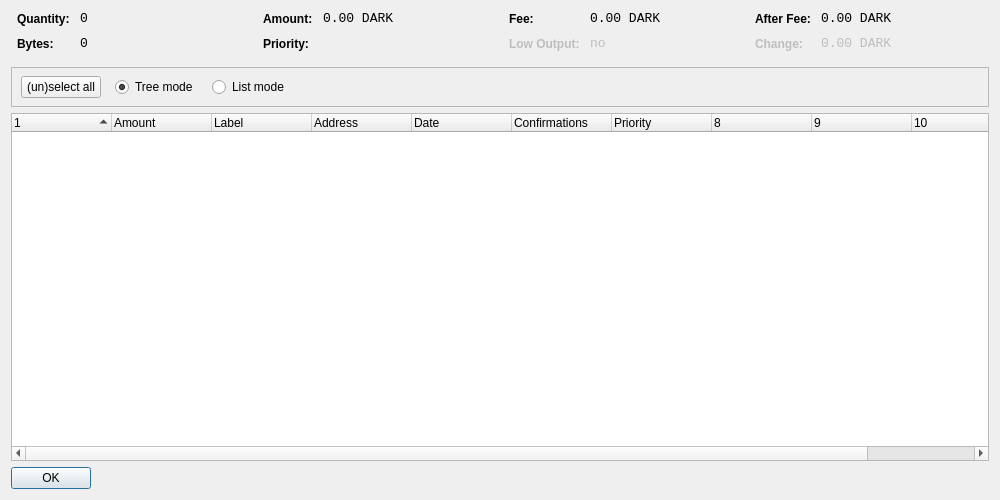
<?xml version="1.0" encoding="UTF-8"?>
<ui version="4.0">
 <class>CoinControlDialog</class>
 <widget class="QDialog" name="CoinControlDialog">
  <property name="geometry">
   <rect>
    <x>0</x>
    <y>0</y>
    <width>1000</width>
    <height>500</height>
   </rect>
  </property>
  <property name="windowTitle">
   <string>Coin Control</string>
  </property>
  <layout class="QVBoxLayout" name="verticalLayout">
   <item>
    <layout class="QHBoxLayout" name="horizontalLayoutTop" stretch="0,0,0,0">
     <property name="topMargin">
      <number>0</number>
     </property>
     <property name="bottomMargin">
      <number>10</number>
     </property>
     <item>
      <layout class="QFormLayout" name="formLayoutCoinControl1">
       <property name="horizontalSpacing">
        <number>10</number>
       </property>
       <property name="verticalSpacing">
        <number>10</number>
       </property>
       <property name="leftMargin">
        <number>6</number>
       </property>
       <property name="rightMargin">
        <number>6</number>
       </property>
       <item row="0" column="0">
        <widget class="QLabel" name="labelCoinControlQuantityText">
         <property name="styleSheet">
          <string notr="true">font-weight:bold;</string>
         </property>
         <property name="text">
          <string>Quantity:</string>
         </property>
        </widget>
       </item>
       <item row="0" column="1">
        <widget class="QLabel" name="labelCoinControlQuantity">
         <property name="font">
          <font>
           <family>Monospace</family>
           <pointsize>10</pointsize>
          </font>
         </property>
         <property name="cursor">
          <cursorShape>IBeamCursor</cursorShape>
         </property>
         <property name="contextMenuPolicy">
          <enum>Qt::ActionsContextMenu</enum>
         </property>
         <property name="text">
          <string notr="true">0</string>
         </property>
         <property name="textInteractionFlags">
          <set>Qt::LinksAccessibleByMouse|Qt::TextSelectableByKeyboard|Qt::TextSelectableByMouse</set>
         </property>
        </widget>
       </item>
       <item row="1" column="0">
        <widget class="QLabel" name="labelCoinControlBytesText">
         <property name="styleSheet">
          <string notr="true">font-weight:bold;</string>
         </property>
         <property name="text">
          <string>Bytes:</string>
         </property>
        </widget>
       </item>
       <item row="1" column="1">
        <widget class="QLabel" name="labelCoinControlBytes">
         <property name="font">
          <font>
           <family>Monospace</family>
           <pointsize>10</pointsize>
          </font>
         </property>
         <property name="cursor">
          <cursorShape>IBeamCursor</cursorShape>
         </property>
         <property name="contextMenuPolicy">
          <enum>Qt::ActionsContextMenu</enum>
         </property>
         <property name="text">
          <string notr="true">0</string>
         </property>
         <property name="textInteractionFlags">
          <set>Qt::LinksAccessibleByMouse|Qt::TextSelectableByKeyboard|Qt::TextSelectableByMouse</set>
         </property>
        </widget>
       </item>
      </layout>
     </item>
     <item>
      <layout class="QFormLayout" name="formLayoutCoinControl2">
       <property name="horizontalSpacing">
        <number>10</number>
       </property>
       <property name="verticalSpacing">
        <number>10</number>
       </property>
       <property name="leftMargin">
        <number>6</number>
       </property>
       <property name="rightMargin">
        <number>6</number>
       </property>
       <item row="0" column="0">
        <widget class="QLabel" name="labelCoinControlAmountText">
         <property name="styleSheet">
          <string notr="true">font-weight:bold;</string>
         </property>
         <property name="text">
          <string>Amount:</string>
         </property>
        </widget>
       </item>
       <item row="0" column="1">
        <widget class="QLabel" name="labelCoinControlAmount">
         <property name="font">
          <font>
           <family>Monospace</family>
           <pointsize>10</pointsize>
          </font>
         </property>
         <property name="cursor">
          <cursorShape>IBeamCursor</cursorShape>
         </property>
         <property name="contextMenuPolicy">
          <enum>Qt::ActionsContextMenu</enum>
         </property>
         <property name="text">
          <string notr="true">0.00 DARK</string>
         </property>
         <property name="textInteractionFlags">
          <set>Qt::LinksAccessibleByMouse|Qt::TextSelectableByKeyboard|Qt::TextSelectableByMouse</set>
         </property>
        </widget>
       </item>
       <item row="1" column="0">
        <widget class="QLabel" name="labelCoinControlPriorityText">
         <property name="styleSheet">
          <string notr="true">font-weight:bold;</string>
         </property>
         <property name="text">
          <string>Priority:</string>
         </property>
        </widget>
       </item>
       <item row="1" column="1">
        <widget class="QLabel" name="labelCoinControlPriority">
         <property name="font">
          <font>
           <family>Monospace</family>
           <pointsize>10</pointsize>
          </font>
         </property>
         <property name="cursor">
          <cursorShape>IBeamCursor</cursorShape>
         </property>
         <property name="contextMenuPolicy">
          <enum>Qt::ActionsContextMenu</enum>
         </property>
         <property name="text">
          <string/>
         </property>
         <property name="textInteractionFlags">
          <set>Qt::LinksAccessibleByMouse|Qt::TextSelectableByKeyboard|Qt::TextSelectableByMouse</set>
         </property>
        </widget>
       </item>
      </layout>
     </item>
     <item>
      <layout class="QFormLayout" name="formLayoutCoinControl3">
       <property name="horizontalSpacing">
        <number>10</number>
       </property>
       <property name="verticalSpacing">
        <number>10</number>
       </property>
       <property name="leftMargin">
        <number>6</number>
       </property>
       <property name="rightMargin">
        <number>6</number>
       </property>
       <item row="0" column="0">
        <widget class="QLabel" name="labelCoinControlFeeText">
         <property name="styleSheet">
          <string notr="true">font-weight:bold;</string>
         </property>
         <property name="text">
          <string>Fee:</string>
         </property>
        </widget>
       </item>
       <item row="0" column="1">
        <widget class="QLabel" name="labelCoinControlFee">
         <property name="font">
          <font>
           <family>Monospace</family>
           <pointsize>10</pointsize>
          </font>
         </property>
         <property name="cursor">
          <cursorShape>IBeamCursor</cursorShape>
         </property>
         <property name="contextMenuPolicy">
          <enum>Qt::ActionsContextMenu</enum>
         </property>
         <property name="text">
          <string notr="true">0.00 DARK</string>
         </property>
         <property name="textInteractionFlags">
          <set>Qt::LinksAccessibleByMouse|Qt::TextSelectableByKeyboard|Qt::TextSelectableByMouse</set>
         </property>
        </widget>
       </item>
       <item row="1" column="0">
        <widget class="QLabel" name="labelCoinControlLowOutputText">
         <property name="enabled">
          <bool>false</bool>
         </property>
         <property name="styleSheet">
          <string notr="true">font-weight:bold;</string>
         </property>
         <property name="text">
          <string>Low Output:</string>
         </property>
        </widget>
       </item>
       <item row="1" column="1">
        <widget class="QLabel" name="labelCoinControlLowOutput">
         <property name="enabled">
          <bool>false</bool>
         </property>
         <property name="font">
          <font>
           <family>Monospace</family>
           <pointsize>10</pointsize>
          </font>
         </property>
         <property name="cursor">
          <cursorShape>IBeamCursor</cursorShape>
         </property>
         <property name="contextMenuPolicy">
          <enum>Qt::ActionsContextMenu</enum>
         </property>
         <property name="text">
          <string notr="true">no</string>
         </property>
         <property name="textInteractionFlags">
          <set>Qt::LinksAccessibleByMouse|Qt::TextSelectableByKeyboard|Qt::TextSelectableByMouse</set>
         </property>
        </widget>
       </item>
      </layout>
     </item>
     <item>
      <layout class="QFormLayout" name="formLayoutCoinControl4">
       <property name="horizontalSpacing">
        <number>10</number>
       </property>
       <property name="verticalSpacing">
        <number>10</number>
       </property>
       <property name="leftMargin">
        <number>6</number>
       </property>
       <property name="rightMargin">
        <number>6</number>
       </property>
       <item row="0" column="0">
        <widget class="QLabel" name="labelCoinControlAfterFeeText">
         <property name="styleSheet">
          <string notr="true">font-weight:bold;</string>
         </property>
         <property name="text">
          <string>After Fee:</string>
         </property>
        </widget>
       </item>
       <item row="0" column="1">
        <widget class="QLabel" name="labelCoinControlAfterFee">
         <property name="font">
          <font>
           <family>Monospace</family>
           <pointsize>10</pointsize>
          </font>
         </property>
         <property name="cursor">
          <cursorShape>IBeamCursor</cursorShape>
         </property>
         <property name="contextMenuPolicy">
          <enum>Qt::ActionsContextMenu</enum>
         </property>
         <property name="text">
          <string notr="true">0.00 DARK</string>
         </property>
         <property name="textInteractionFlags">
          <set>Qt::LinksAccessibleByMouse|Qt::TextSelectableByKeyboard|Qt::TextSelectableByMouse</set>
         </property>
        </widget>
       </item>
       <item row="1" column="0">
        <widget class="QLabel" name="labelCoinControlChangeText">
         <property name="enabled">
          <bool>false</bool>
         </property>
         <property name="styleSheet">
          <string notr="true">font-weight:bold;</string>
         </property>
         <property name="text">
          <string>Change:</string>
         </property>
        </widget>
       </item>
       <item row="1" column="1">
        <widget class="QLabel" name="labelCoinControlChange">
         <property name="enabled">
          <bool>false</bool>
         </property>
         <property name="font">
          <font>
           <family>Monospace</family>
           <pointsize>10</pointsize>
          </font>
         </property>
         <property name="cursor">
          <cursorShape>IBeamCursor</cursorShape>
         </property>
         <property name="contextMenuPolicy">
          <enum>Qt::ActionsContextMenu</enum>
         </property>
         <property name="text">
          <string notr="true">0.00 DARK</string>
         </property>
         <property name="textInteractionFlags">
          <set>Qt::LinksAccessibleByMouse|Qt::TextSelectableByKeyboard|Qt::TextSelectableByMouse</set>
         </property>
        </widget>
       </item>
      </layout>
     </item>
    </layout>
   </item>
   <item>
    <widget class="QFrame" name="frame">
     <property name="minimumSize">
      <size>
       <width>0</width>
       <height>40</height>
      </size>
     </property>
     <property name="frameShape">
      <enum>QFrame::StyledPanel</enum>
     </property>
     <property name="frameShadow">
      <enum>QFrame::Sunken</enum>
     </property>
     <widget class="QWidget" name="horizontalLayoutWidget">
      <property name="geometry">
       <rect>
        <x>10</x>
        <y>0</y>
        <width>781</width>
        <height>41</height>
       </rect>
      </property>
      <layout class="QHBoxLayout" name="horizontalLayoutPanel" stretch="0,0,0,0,0">
       <property name="spacing">
        <number>14</number>
       </property>
       <item>
        <widget class="QPushButton" name="pushButtonSelectAll">
         <property name="sizePolicy">
          <sizepolicy hsizetype="Maximum" vsizetype="Fixed">
           <horstretch>0</horstretch>
           <verstretch>0</verstretch>
          </sizepolicy>
         </property>
         <property name="text">
          <string>(un)select all</string>
         </property>
        </widget>
       </item>
       <item>
        <widget class="QRadioButton" name="radioTreeMode">
         <property name="sizePolicy">
          <sizepolicy hsizetype="Maximum" vsizetype="Fixed">
           <horstretch>0</horstretch>
           <verstretch>0</verstretch>
          </sizepolicy>
         </property>
         <property name="text">
          <string>Tree mode</string>
         </property>
         <property name="checked">
          <bool>true</bool>
         </property>
        </widget>
       </item>
       <item>
        <widget class="QRadioButton" name="radioListMode">
         <property name="sizePolicy">
          <sizepolicy hsizetype="Maximum" vsizetype="Fixed">
           <horstretch>0</horstretch>
           <verstretch>0</verstretch>
          </sizepolicy>
         </property>
         <property name="text">
          <string>List mode</string>
         </property>
        </widget>
       </item>
       <item>
        <spacer name="horizontalSpacer">
         <property name="orientation">
          <enum>Qt::Horizontal</enum>
         </property>
         <property name="sizeHint" stdset="0">
          <size>
           <width>40</width>
           <height>20</height>
          </size>
         </property>
        </spacer>
       </item>
      </layout>
     </widget>
    </widget>
   </item>
   <item>
    <widget class="CoinControlTreeWidget" name="treeWidget">
     <property name="contextMenuPolicy">
      <enum>Qt::CustomContextMenu</enum>
     </property>
     <property name="sortingEnabled">
      <bool>false</bool>
     </property>
     <property name="columnCount">
      <number>11</number>
     </property>
     <attribute name="headerShowSortIndicator" stdset="0">
      <bool>true</bool>
     </attribute>
     <attribute name="headerStretchLastSection">
      <bool>false</bool>
     </attribute>
     <column>
      <property name="text">
       <string/>
      </property>
     </column>
     <column>
      <property name="text">
       <string>Amount</string>
      </property>
     </column>
     <column>
      <property name="text">
       <string>Label</string>
      </property>
     </column>
     <column>
      <property name="text">
       <string>Address</string>
      </property>
     </column>
     <column>
      <property name="text">
       <string>Date</string>
      </property>
     </column>
     <column>
      <property name="text">
       <string>Confirmations</string>
      </property>
      <property name="toolTip">
       <string>Confirmed</string>
      </property>
     </column>
     <column>
      <property name="text">
       <string>Priority</string>
      </property>
     </column>
     <column>
      <property name="text">
       <string/>
      </property>
     </column>
     <column>
      <property name="text">
       <string/>
      </property>
     </column>
     <column>
      <property name="text">
       <string/>
      </property>
     </column>
     <column>
      <property name="text">
       <string/>
      </property>
     </column>
    </widget>
   </item>
   <item>
    <widget class="QDialogButtonBox" name="buttonBox">
     <property name="sizePolicy">
      <sizepolicy hsizetype="Maximum" vsizetype="Fixed">
       <horstretch>0</horstretch>
       <verstretch>0</verstretch>
      </sizepolicy>
     </property>
     <property name="orientation">
      <enum>Qt::Horizontal</enum>
     </property>
     <property name="standardButtons">
      <set>QDialogButtonBox::Ok</set>
     </property>
    </widget>
   </item>
  </layout>
 </widget>
 <customwidgets>
  <customwidget>
   <class>CoinControlTreeWidget</class>
   <extends>QTreeWidget</extends>
   <header>coincontroltreewidget.h</header>
  </customwidget>
 </customwidgets>
 <resources/>
 <connections/>
</ui>
